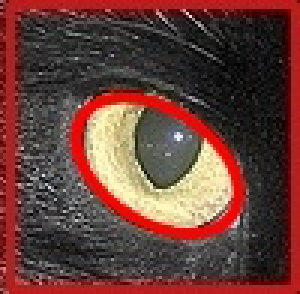
//> input picture eye.jpg, 100 x 98 px (shown 3 times larger)
$ ./cat_eye_circle eye.jpg   (built with g++ and OpenCV 4)
//> lines starting //> are read from the running program, lines starting //| are printed output that depends on the picture; after the words box and inside, x2 and y2 are one past the last pixel; in counts of white or black regions, pixels touching at a corner belong together
#include <opencv2/core/core.hpp>
#include <opencv2/highgui/highgui.hpp>
#include <opencv2/imgproc/imgproc.hpp>
#include <iostream>
#include <opencv2/opencv.hpp>
#include <opencv2/objdetect/objdetect.hpp>

using namespace std;

int main(int argc, char** argv) {
  cv::Mat img_in = cv::imread(argv[1], 1);
//> img_in is the input picture: 98 rows x 100 cols, CV_8UC3; mean B, G, R 56.5, 62.7, 104
  cv::Mat img_gray;
  cv::cvtColor(img_in, img_gray, CV_RGB2GRAY);
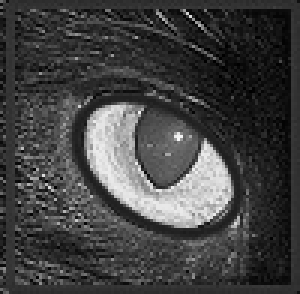
//> img_gray: 98 rows x 100 cols, CV_8UC1 (shown 3 times larger); min 0, max 248, mean 65.6
  cv::Mat sobelX, sobelY, norm, dir;
  cv::Sobel(img_gray, sobelX, CV_32F, 1, 0);
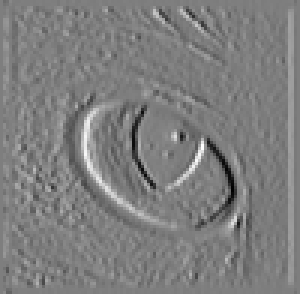
//> sobelX: 98 rows x 100 cols, CV_32FC1 (shown 3 times larger); min -694, max 704, mean 0.4; drawn with min black and max white
  cv::Sobel(img_gray, sobelY, CV_32F, 0, 1);
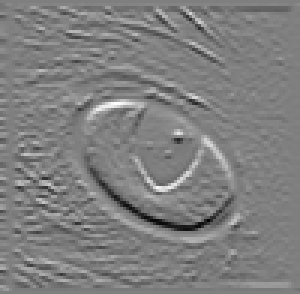
//> sobelY: 98 rows x 100 cols, CV_32FC1 (shown 3 times larger); min -712, max 711, mean 0.1; drawn with min black and max white
  cv::cartToPolar(sobelX, sobelY, norm, dir);
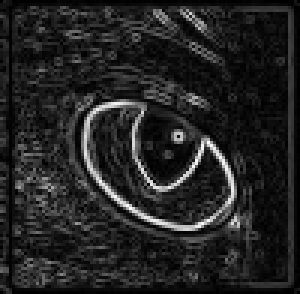
//> norm: 98 rows x 100 cols, CV_32FC1 (shown 3 times larger); min 0, max 748.2, mean 105; drawn with min black and max white
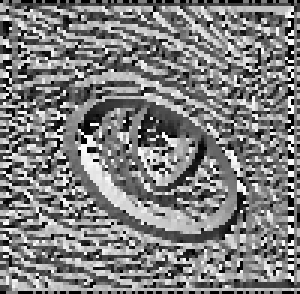
//> dir: 98 rows x 100 cols, CV_32FC1 (shown 3 times larger); min 0, max 6.28, mean 3.12; drawn with min black and max white

  double sob_min, sob_max;
  cv::minMaxLoc(norm, &sob_min, &sob_max);
//> sob_min = 0; sob_max = 748.2

  cv::Mat img_sobel;
  norm.convertTo(img_sobel, CV_8U, -255.0 / sob_max, 255);
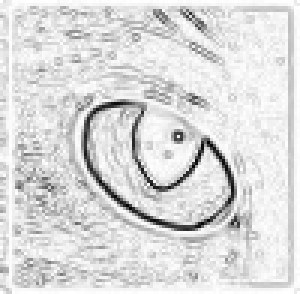
//> img_sobel: 98 rows x 100 cols, CV_8UC1 (shown 3 times larger); min 0, max 255, mean 219.2

  cv::Mat gray_img, bin_img;
  //cv::cvtColor(img_sobel, gray_img, CV_BGR2GRAY);

  std::vector<std::vector<cv::Point> > contours;
  // 画像の二値化
  cv::threshold(img_sobel, bin_img, 0, 255, cv::THRESH_BINARY|cv::THRESH_OTSU);
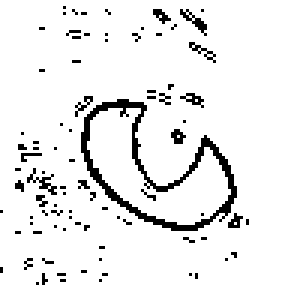
//> bin_img: 98 rows x 100 cols, CV_8UC1 (shown 3 times larger); 92.7% white; black in thin lines or dots, all inside (x1, y1, x2, y2) = (0, 2, 83, 95)

  cv::findContours(bin_img, contours, CV_RETR_LIST, CV_CHAIN_APPROX_SIMPLE);
//> contours = 144 contours, 137 with area under 20; largest, box (x1, y1, x2, y2) and area: (0, 0, 100, 98) 9600, (26, 32, 80, 78) 1272, (29, 36, 77, 75) 746, (56, 42, 63, 49) 24, (61, 30, 69, 36) 23, (50, 2, 58, 9) 22, (75, 70, 82, 77) 22

  for(int i = 0; i < contours.size(); ++i) {
    size_t count = contours[i].size();
    if(count < 100 || count > 1000) continue; // （小さすぎる|大きすぎる）輪郭を除外

    cv::Mat pointsf;
    cv::Mat(contours[i]).convertTo(pointsf, CV_32F);
    // 楕円フィッティング
    cv::RotatedRect box = cv::fitEllipse(pointsf);
    // 楕円の描画
    cout << box.center << box.size << box.angle <<endl;
    cv::ellipse(img_in, box, cv::Scalar(0,0,255), 2, CV_AA);
  }
//> this loop made 144 passes
//> count on passes 1 to 12: 4, 4, 6, 6, 4, 6, 6, 7, 6, 4, 6, 6

  cv::namedWindow("fit ellipse", CV_WINDOW_AUTOSIZE|CV_WINDOW_FREERATIO);
  cv::imshow("fit ellipse", img_in);
  cv::imwrite("eye_circle.jpg", img_in);
  cv::waitKey(0);

  return 1;
}
